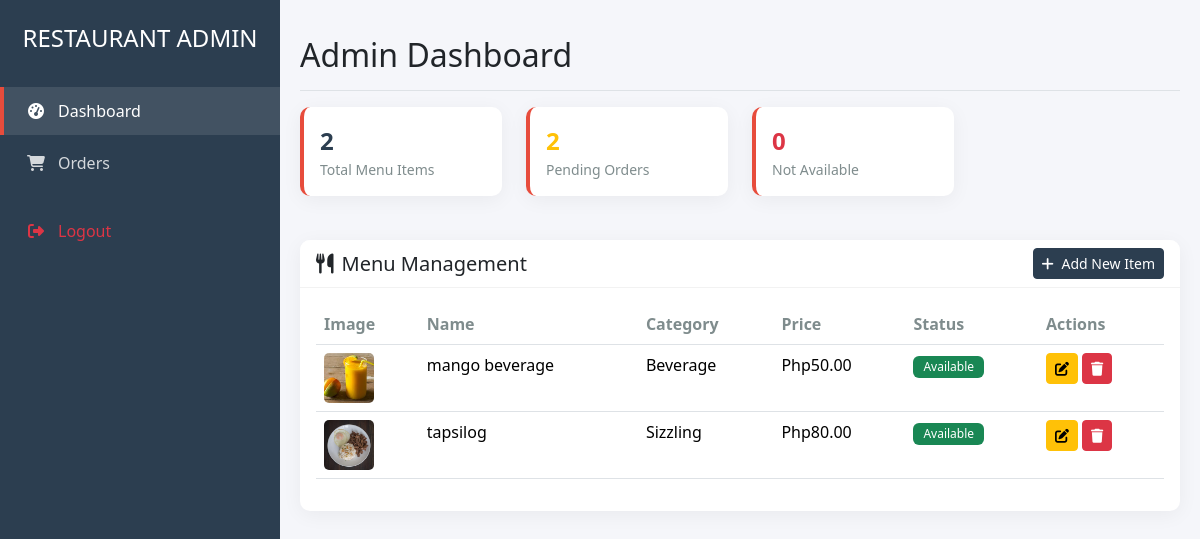
/admin/admin_dashboard.php (signed in), run on an earlier commit of the app's database.
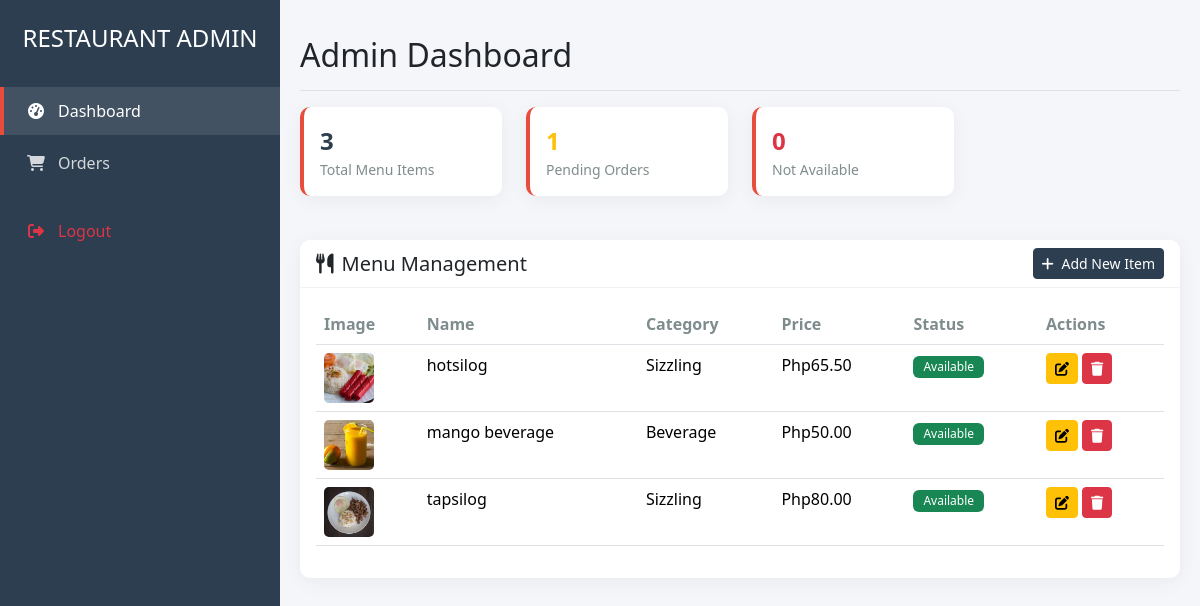
And on a later commit of the database.
### tables this page shows
CREATE TABLE `menus` (
  `menu_id` int(11) NOT NULL,
  `name` varchar(100) NOT NULL,
  `description` text DEFAULT NULL,
  `price` decimal(10,2) NOT NULL,
  `image_url` varchar(255) DEFAULT NULL,
  `avail` enum('Available','NotAvailable','','') NOT NULL,
  `category` enum('sizzling','beverage','','') NOT NULL
);

### admin/includes/sections/menu_management.php (the view, shortened to what the changed rows need)
<div class="card mb-4">
    <div class="card-body">
        <div class="table-responsive">
            <table class="table table-hover">
                <thead>
                    <tr>
                        <th>Image</th>
                        <th>Name</th>
                        <th>Category</th>
                        <th>Price</th>
                        <th>Status</th>
                        <th>Actions</th>
                    </tr>
                </thead>
                <tbody>
                    <?php
                    $query = "SELECT * FROM menus ORDER BY name ASC";
                    $result = $conn->query($query);
                    while ($item = $result->fetch_assoc()):
                    ?>
                    <tr>
                        <td>
                        <img src="<?= htmlspecialchars($item['image_url']) ?>" ...
                                 class="product-img"
                                 alt="<?= htmlspecialchars($item['name']) ?>"
                                 onerror="this.src='../assets/imgs/default-food.jpg'">
                        </td>
                        <td><?php echo htmlspecialchars($item['name']); ?></td>
                        <td><?php echo htmlspecialchars(ucfirst($item['category'])); ?></td>
                        <td>Php<?php echo number_format($item['price'], 2); ?></td>
                        <td>
                            <span class="badge <?php echo $item['avail'] === 'Available' ? 'bg-success' : 'bg-danger'; ?>">
                                <?php echo $item['avail'] === 'Available' ? 'Available' : 'Not Available'; ?>
                            </span>
                        </td>
                        <td>
                        <button class="btn btn-warning btn-sm edit-btn"
                                        data-id="<?php echo $item['menu_id']; ?>"
                                        data-name="<?php echo htmlspecialchars($item['name']); ?>"
                                        data-category="<?php echo $item['category']; ?>"
                                        data-price="<?php echo $item['price']; ?>"
                                        data-avail="<?php echo $item['avail']; ?>"
                                        data-description="<?php echo htmlspecialchars($item['description']); ?>"
                                        data-image="<?php echo $item['image_url']; ?>"
                                        data-bs-toggle="modal"
                                        data-bs-target="#editMenuModal">
                                        <i class="fa-solid fa-pen-to-square"></i>
                                    </button>
                                    <button class="btn btn-sm btn-danger delete-item"
                                            data-id="<?php echo $item['menu_id']; ?>"
                                            data-name="<?php echo htmlspecialchars($item['name']); ?>"
                                            data-bs-toggle="modal"
                                            data-bs-target="#deleteMenuModal">
                                        <i class="fas fa-trash"></i>
                                    </button>
                        </td>
                    </tr>
                    <?php endwhile; ?>
                </tbody>
            </table>
        </div>
    </div>
</div>

### admin/includes/sections/stats.php (shortened to what the changed rows need)
<div class="row mb-4">
    <div class="col-md-3">
        <div class="card stats-card">
            <div class="card-body">
                <div class="stat-value text-primary">
                    <?php
                    $query = "SELECT COUNT(*) as count FROM menus";
                    $result = $conn->query($query);
                    echo $result->fetch_assoc()['count'];
                    ?>
                </div>
                <div class="stat-label">Total Menu Items</div>
            </div>
        </div>
    </div>
    <div class="col-md-3">
        <div class="card stats-card">
            <div class="card-body">
                <div class="stat-value text-warning">
                    <?php
                    $query = "SELECT COUNT(*) as count FROM orders WHERE status = 'pending'";
                    $result = $conn->query($query);
                    echo $result->fetch_assoc()['count'];
                    ?>
                </div>
                <div class="stat-label">Pending Orders</div>
            </div>
        </div>
    </div>
</div>

What changed in the data, as far as the page shows it:
added menus: image_url (picture), name "hotsilog", category "Sizzling", price "65.50", avail "Available"
Also different on the page:
$result->fetch_assoc()['count']: "2" → "3"
$result->fetch_assoc()['count']: "2" → "1"
